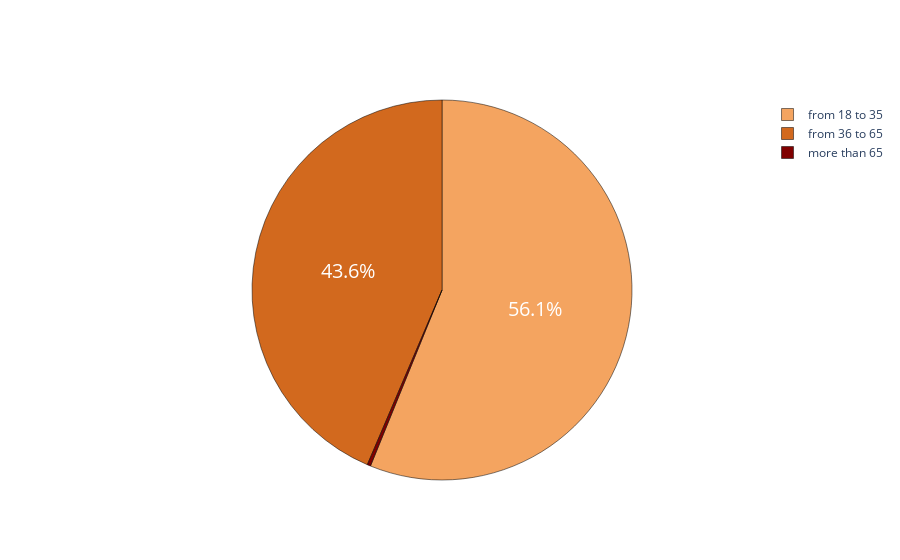

The notebook cell this image was saved under:
### Code cell
fig = go.Figure()
fig.add_trace(go.Pie(labels=['from 18 to 35','from 36 to 65','more than 65'],
                     values=dict_age['cnt'], name='Education'))
fig.update_traces(hoverinfo='label+percent', textfont_size=20, textfont=dict(color='#ffffff'),
                  marker=dict(colors=['sandybrown','chocolate', 'maroon', ], line=dict(color='#000000', width=0.5)))
fig.show()

### Figure 1 — Plotly figure (JSON) as saved in the notebook; plotly's stock layout.template omitted (floating-point values rounded to 4 significant figures)
{"data": [{"hoverinfo": "label+percent", "labels": ["from 18 to 35", "from 36 to 65", "more than 65"], "marker": {"colors": ["sandybrown", "chocolate", "maroon"], "line": {"color": "#000000", "width": 0.5}}, "name": "Education", "textfont": {"color": "#ffffff", "size": 20}, "type": "pie", "values": [16619, 12898, 84]}], "layout": {}}
